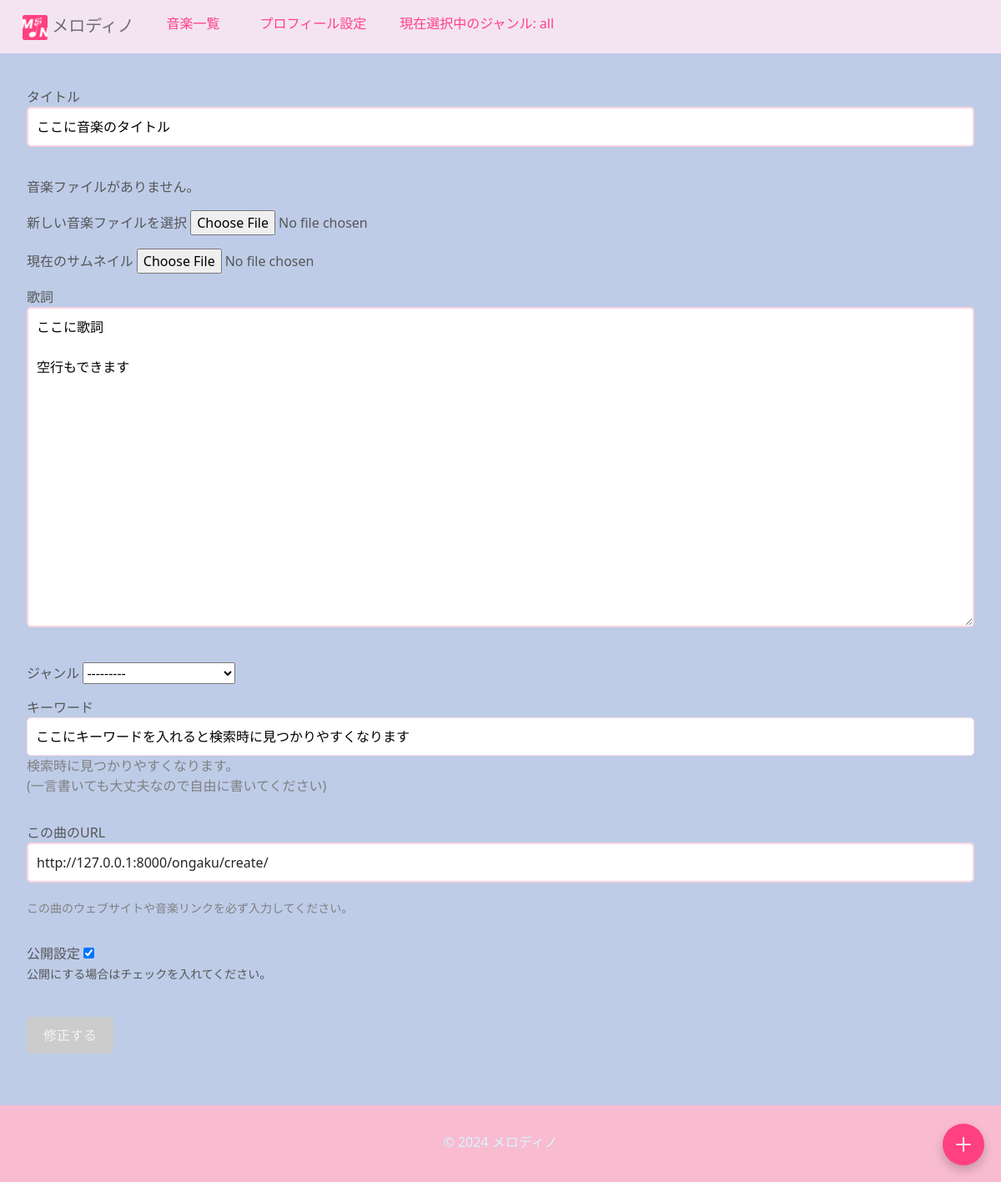
The app's page /ongaku/1/update/ (signed in) with its own data.
### ongaku/models.py (models this page shows, shortened)
class Ongaku(models.Model):
    title = models.CharField(max_length=70, verbose_name="タイトル")
    text = models.TextField(blank=True, default="", verbose_name="説明")
    audio_file = models.FileField(upload_to='music/', null=True, blank=True, verbose_name="音楽ファイル")
    thumbnail = models.ImageField(null=True, blank=True, verbose_name="サムネイル")
    category = models.CharField(
        max_length=200, choices=CATEGORY, null=True, blank=True, verbose_name="カテゴリー"
    )
    custom_category = models.CharField(
        max_length=150,
        blank=True,
        help_text="検索時に見つかりやすくなります。",
        verbose_name="カスタムカテゴリー"
    )
    user = models.ForeignKey(User, on_delete=models.CASCADE, related_name='songs', verbose_name="ユーザー")
    search_count = models.IntegerField(default=0, verbose_name="検索回数")
    play_count = models.IntegerField(default=0, verbose_name="再生回数")
    is_public = models.BooleanField(default=False, verbose_name="公開設定")  # 公開/非公開設定
    created_at = models.DateTimeField(auto_now_add=True, verbose_name="作成日時")  # 投稿日
    ongaku_url = models.URLField(blank=False, null=False, verbose_name="音楽URL")
    favorites = models.ManyToManyField(User, related_name='favorite_songs', blank=True, verbose_name="お気に入り")
    favorited_by = models.ManyToManyField(
        'UserProfile',  # ユーザー情報が保存されているモデル
        related_name='favorite_songs',
        blank=True,
        verbose_name="お気に入りユーザー"
    )
    order = models.PositiveIntegerField(default=0, verbose_name="順序")
    class Meta:
        ordering = ['order']

### ongaku/views.py (the view, shortened to what this page needs)
# urls.py: path('ongaku/<int:pk>/update/', views.UpdateOngakuView.as_view(), name='update-ongaku'),
class UpdateOngakuView(LoginRequiredMixin, UpdateView):
    model = Ongaku
    fields = ('title', 'text', 'thumbnail', 'category', 'audio_file', 'custom_category', 'ongaku_url', 'is_public')
    template_name = 'ongaku/ongaku_update.html'
    def get_object(self, queryset=None):
        obj = super().get_object(queryset)
        if obj.user != self.request.user:
            raise PermissionDenied
        return get_object_or_404(Ongaku, pk=self.kwargs['pk'])

### ongaku/templates/ongaku/ongaku_update.html (shortened to what this page needs)
{% extends 'base.html' %}
{% block content %}
    <form method="POST" enctype="multipart/form-data">
        <div class="p-2">
            <label for="title">タイトル</label>
            {{ form.title }}
        </div>
        <div class="p-2">
            {% if form.instance.audio_file %}
                <p>現在の音楽ファイル:</p>
                <audio controls>
                    <source src="{{ form.instance.audio_file.url }}" type="audio/mpeg">
                    お使いのブラウザは音声再生に対応していません。
                </audio>
            {% else %}
                <p>音楽ファイルがありません。</p>
            {% endif %}
            <label for="id_audio_file">新しい音楽ファイルを選択</label>
            <input type="file" name="audio_file">
        </div>
        <div class="p-2">
            <label for="thumbnail">現在のサムネイル</label>
            {{ form.thumbnail }}
        </div>
        <div class="p-2">
            <label for="id_text">歌詞</label>
            <div>
                <textarea id="id_text" name="text" rows="15" cols="45%">{{ form.text.value }}</textarea>
            </div>
        </div>
        <div class="p-2">
            <label for="category">ジャンル</label>
            {{ form.category }}
        </div>
        <div class="p-2">
            <label for="category">キーワード</label>
            {{ form.custom_category }}
            <span><p style="color: gray;">検索時に見つかりやすくなります。<br>(一言書いても大丈夫なので自由に書いてください)</p></span>
        </div>
        <div class="form-group p-2">
            <label for="ongaku_url">この曲のURL</label>
            <input type="url" name="ongaku_url" id="ongaku_url" class="form-control font-weight-bold text-dark" value="{{ form.ongaku_url.value|default:'' }}">
            <small><p style="color: gray;">この曲のウェブサイトや音楽リンクを必ず入力してください。</p></small>
        </div>
        <div class="p-2">
            <label for="is_public">公開設定</label>
            {{ form.is_public }}
            <div>
                <small>公開にする場合はチェックを入れてください。</small>
            </div>
        </div>
        <div class="p-2">
            <button type="submit" class="mt-4" value="修正する">修正する</button>
        </div>
    </form>
{% endblock %}

### templates/base.html (style rules this page uses)
body { background-color: #becce8; color: #565656; transition: background-color 0.5s, color 0.5s; }
button { background-color: #ff2583; color: #f4f4f4; border: none; padding: 10px 30px; border-radius: 5px; }
input[type="text"], input[type="password"], input[type="url"]:focus, input[type="email"], input[type="form-control"] div[class="rounded"] { border: 1px solid #ffdae7; padding: 10px; border-radius: 5px; width: 100%; }

### ongaku/templates/ongaku/ongaku_update.html (style rules this page uses)
textarea[name="text"], input[name="category"], input[name="title"], input[name='ongaku_url'] { border: 2px solid #fad5e2; padding: 10px; border-radius: 5px; width: 100%; margin-bottom: 20px; }
button, input[type="submit"] { background-color: #ff2583; color: #f4f4f4; border: none; padding: 10px 20px; border-radius: 5px; margin-top: 20px; cursor: pointer; }

### records on screen
Ongaku: title "ここに音楽のタイトル", text "ここに歌詞 空行もできます", category "---------", custom_category "ここにキーワードを入れると検索時に見つかりやすくなります", ongaku_url "http://127.0.0.1:8000/ongaku/create/", is_public "☑"
